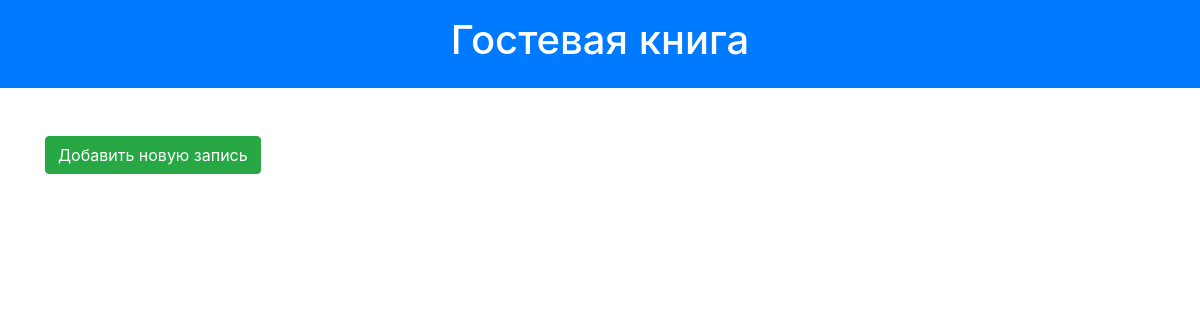
/, run on an earlier commit of the app's database.
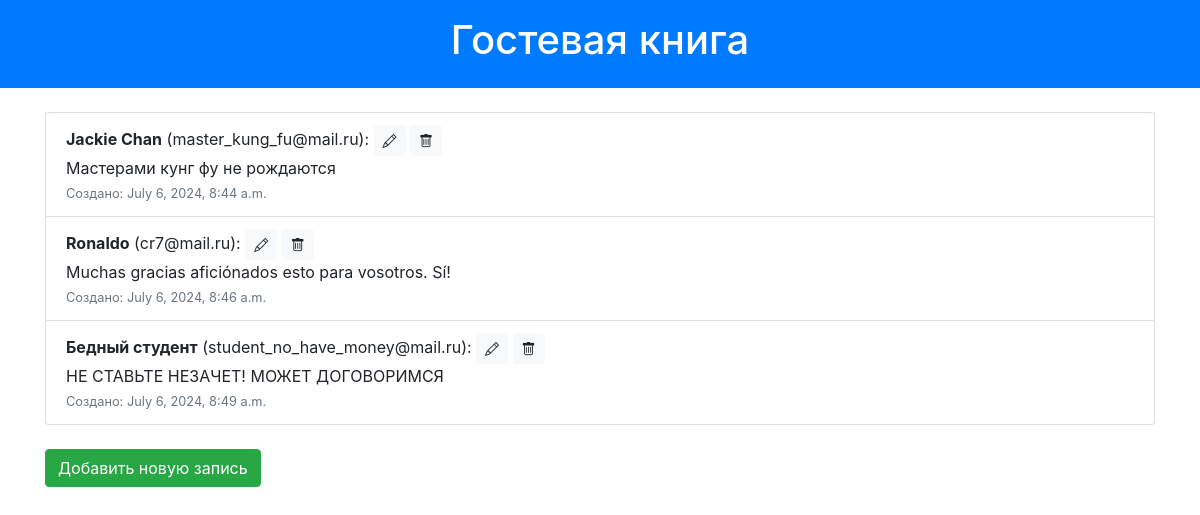
And on a later commit of the database.
### guestbook/models.py (models this page shows, shortened)
class GuestbookEntry(models.Model):
    objects = None
    STATUS_CHOICES = [
        ('active', 'Активно'),
        ('blocked', 'Заблокировано'),
    ]
    name_author = models.CharField(max_length=100, verbose_name="Имя автора")
    email_author = models.EmailField(verbose_name="Почта автора")
    entry_text = models.TextField(verbose_name="Текст записи")
    created = models.DateTimeField(auto_now_add=True, verbose_name="Время создания")
    updated = models.DateTimeField(auto_now=True, verbose_name="Время редактирования")
    status = models.CharField(
        max_length=10,
        choices=STATUS_CHOICES,
        default='active',
        verbose_name="Статус"
    )

### guestbook/views.py (the view)
# urls.py: path('', views.index, name='index'),
def index(request):
    entries = GuestbookEntry.objects.filter(status='active')
    return render(request, 'guestbook/index.html', {'entries': entries})

### guestbook/templates/guestbook/index.html
{% extends 'guestbook/base.html' %}
{% block content %}
    <ul class="list-group">
        {% for entry in entries %}
            <li class="list-group-item">
                <strong>{{ entry.name_author }}</strong> ({{ entry.email_author }}):
                    <a href="{% url 'edit_entry' entry.id %}" class="btn btn-light btn-sm"><i class="bi bi-pencil"></i></a>
                    <a href="{% url 'delete_entry' entry.id %}" class="btn btn-light btn-sm"><i class="bi bi-trash"></i></a>
                <br>
                {{ entry.entry_text }}
                <br>
                <small class="text-muted">Создано: {{ entry.created }}</small>
            </li>
        {% endfor %}
    </ul>
    <a href="{% url 'add_entry' %}" class="btn btn-success mt-4">Добавить новую запись</a>
{% endblock %}

### guestbook/templates/guestbook/base.html (shortened to what this page needs)
<!DOCTYPE html>
<html lang="en">
<head>
    <link href="https://stackpath.bootstrapcdn.com/bootstrap/4.5.2/css/bootstrap.min.css" rel="stylesheet">
    <link href="https://cdnjs.cloudflare.com/ajax/libs/bootstrap-icons/1.5.0/font/bootstrap-icons.min.css" rel="stylesheet">
</head>
<body>
    <header class="bg-primary text-white text-center py-3">
        <h1>Гостевая книга</h1>
    </header>
    <main class="container mt-4">
        {% block content %}
        {% endblock %}
    </main>
</body>
</html>

What changed in the data, as far as the page shows it:
added GuestbookEntry: name_author "Jackie Chan", email_author "master_kung_fu@mail.ru", entry_text "Мастерами кунг фу не рождаются", created "July 6, 2024, 8:44 a.m."
added GuestbookEntry: name_author "Ronaldo", email_author "cr7@mail.ru", entry_text "Muchas gracias aficiónados esto para vosotros. Sí!", created "July 6, 2024, 8:46 a.m."
added GuestbookEntry: name_author "Бедный студент", email_author "student_no_have_money@mail.ru", entry_text "НЕ СТАВЬТЕ НЕЗАЧЕТ! МОЖЕТ ДОГОВОРИМСЯ", created "July 6, 2024, 8:49 a.m."
